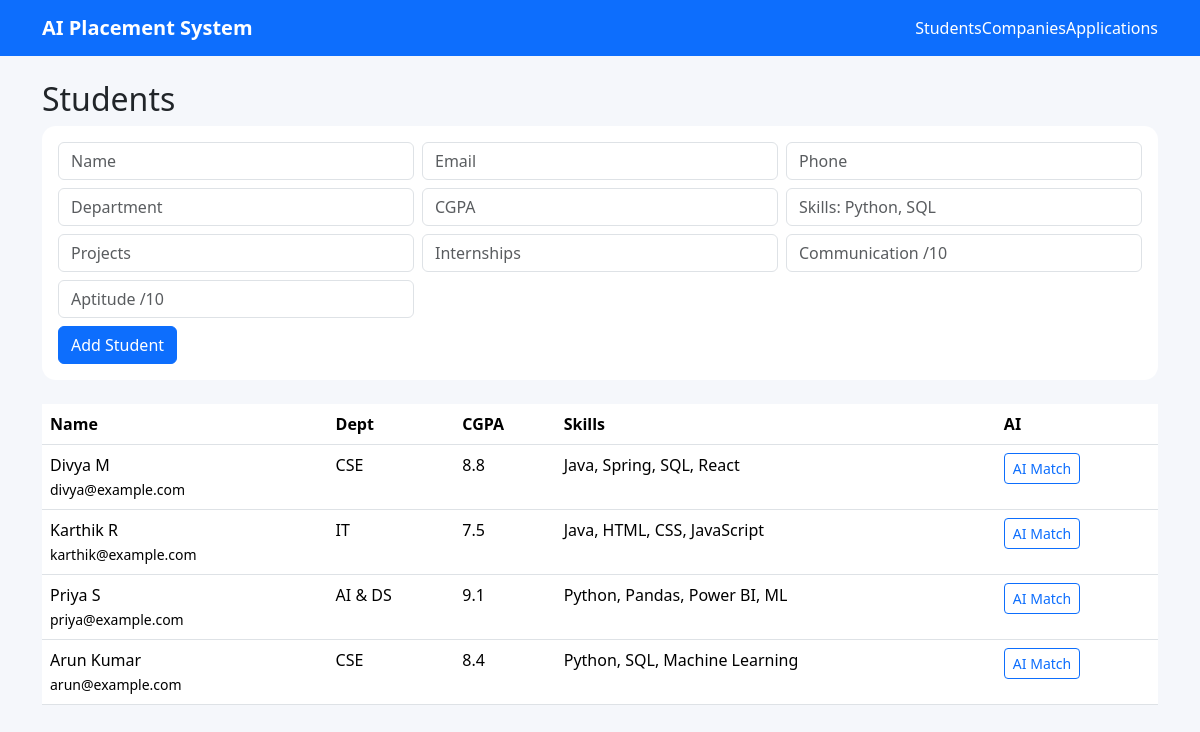
/students, run on the app's committed database.
### tables this page shows
CREATE TABLE students(id INTEGER PRIMARY KEY AUTOINCREMENT,name TEXT NOT NULL,email TEXT UNIQUE NOT NULL,phone TEXT,department TEXT,cgpa REAL,skills TEXT,projects INTEGER,internships INTEGER,communication INTEGER,aptitude INTEGER,created_at TEXT DEFAULT CURRENT_TIMESTAMP);

### app.py (the view)
@app.route('/students')
def students(): c=db(); r=c.execute('SELECT * FROM students ORDER BY id DESC').fetchall(); c.close(); return render_template('students.html',students=r)

### app.py (called while the page is built)
def db():
 c=sqlite3.connect(DB_PATH); c.row_factory=sqlite3.Row; return c

### templates/students.html
{% extends 'base.html' %}{% block content %}<h2>Students</h2><div class="card p-3 mb-4"><form method="post" action="/students/add" class="row g-2">{% for n,p in [('name','Name'),('email','Email'),('phone','Phone'),('department','Department'),('cgpa','CGPA'),('skills','Skills: Python, SQL'),('projects','Projects'),('internships','Internships'),('communication','Communication /10'),('aptitude','Aptitude /10')] %}<div class="col-md-4"><input class="form-control" name="{{n}}" placeholder="{{p}}" required></div>{% endfor %}<div><button class="btn btn-primary">Add Student</button></div></form></div><div class="table-responsive"><table class="table"><tr><th>Name</th><th>Dept</th><th>CGPA</th><th>Skills</th><th>AI</th></tr>{% for s in students %}<tr><td>{{s.name}}<br><small>{{s.email}}</small></td><td>{{s.department}}</td><td>{{s.cgpa}}</td><td>{{s.skills}}</td><td><a class="btn btn-sm btn-outline-primary" href="/recommendations/{{s.id}}">AI Match</a></td></tr>{% endfor %}</table></div>{% endblock %}

### templates/base.html
<!doctype html><html><head><meta charset="utf-8"><meta name="viewport" content="width=device-width,initial-scale=1"><title>AI Placement Management System</title><link href="https://cdn.jsdelivr.net/npm/bootstrap@5.3.3/dist/css/bootstrap.min.css" rel="stylesheet"><link href="{{url_for('static',filename='style.css')}}" rel="stylesheet"></head><body><nav class="navbar navbar-expand-lg navbar-dark bg-primary"><div class="container"><a class="navbar-brand fw-bold" href="/">AI Placement System</a><div><a class="nav-link d-inline text-white" href="/students">Students</a><a class="nav-link d-inline text-white" href="/companies">Companies</a><a class="nav-link d-inline text-white" href="/applications">Applications</a></div></div></nav><main class="container py-4">{% with ms=get_flashed_messages(with_categories=true) %}{% for cat,m in ms %}<div class="alert alert-{{cat}}">{{m}}</div>{% endfor %}{% endwith %}{% block content %}{% endblock %}</main></body></html>

### static/style.css (style rules this page uses)
body { background:#f5f7fb }
.card { border:0;border-radius:14px }

### data on the page
students: name "Divya M", email "divya@example.com", department "CSE", cgpa "8.8", skills "Java, Spring, SQL, React"
students: name "Karthik R", email "karthik@example.com", department "IT", cgpa "7.5", skills "Java, HTML, CSS, JavaScript"
students: name "Priya S", email "priya@example.com", department "AI & DS", cgpa "9.1", skills "Python, Pandas, Power BI, ML"
students: name "Arun Kumar", email "arun@example.com", department "CSE", cgpa "8.4", skills "Python, SQL, Machine Learning"
